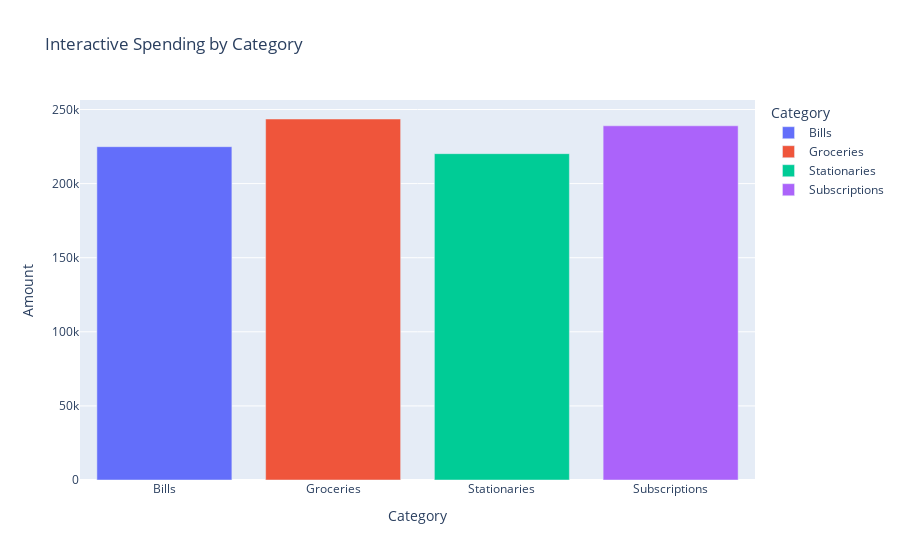
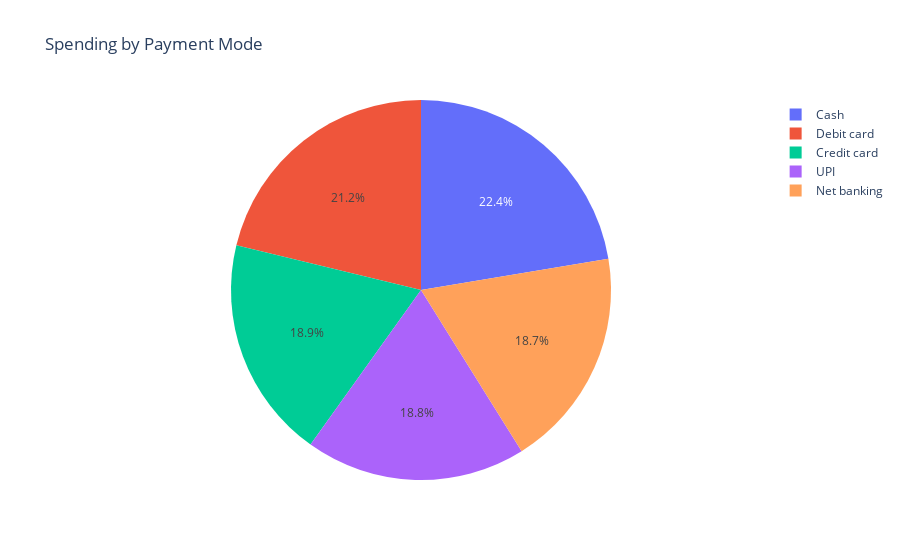
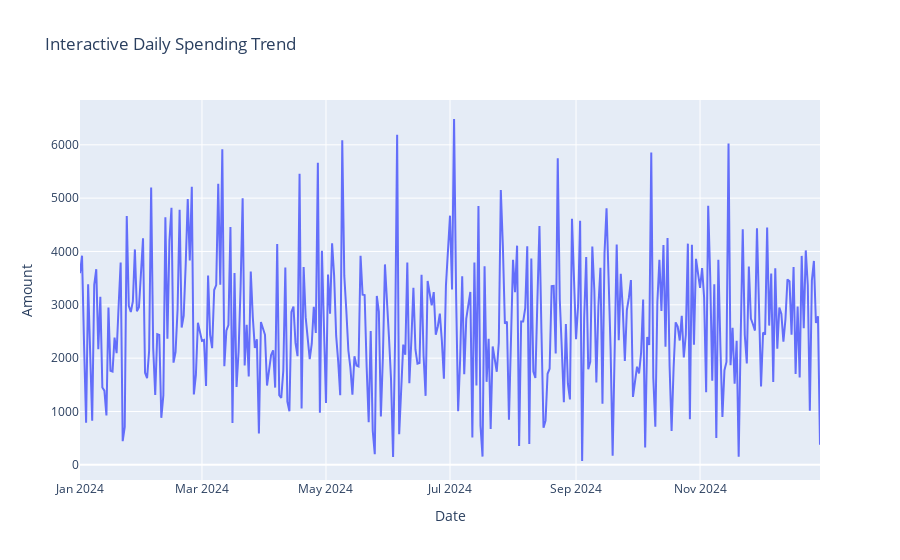

Notebook code cell kept with these figures, in order:
### Code cell
import pandas as pd
import matplotlib.pyplot as plt
import seaborn as sns
import plotly.express as px
import plotly.graph_objects as go

# Ensure the 'Date' column is in datetime format
combined_df['Date'] = pd.to_datetime(combined_df['Date'])

# --------------------------------------------
# 1. Basic Exploration
# --------------------------------------------
def basic_exploration(df):
    print("Dataset Info:")
    print(df.info())  # Overview of dataset
    print("\nMissing Values:\n", df.isnull().sum())  # Check missing values
    print("\nStatistical Summary:\n", df.describe(include='all'))  # Summary of numerical and categorical data
    print("\nSample Data:\n", df.head())  # Display first 5 rows

# Run basic exploration
basic_exploration(combined_df)

# --------------------------------------------
# 2. Distribution Analysis
# --------------------------------------------
def plot_distributions(df):
    # Distribution of Amount
    plt.figure(figsize=(10, 6))
    sns.histplot(df['Amount'], kde=True, bins=30, color='blue')
    plt.title("Distribution of Amount")
    plt.xlabel("Amount")
    plt.ylabel("Frequency")
    plt.show()

    # Boxplot of Amount by Category
    plt.figure(figsize=(12, 6))
    sns.boxplot(x='Category', y='Amount', data=df, palette="Set3")
    plt.title("Amount by Category")
    plt.xticks(rotation=45)
    plt.show()

# Run distribution analysis
plot_distributions(combined_df)

# --------------------------------------------
# 3. Spending Trends Over Time
# --------------------------------------------
def plot_spending_trends(df):
    # Daily Spending Trend
    daily_spending = df.groupby('Date')['Amount'].sum().reset_index()
    plt.figure(figsize=(12, 6))
    plt.plot(daily_spending['Date'], daily_spending['Amount'], marker='o', linestyle='-', color='green')
    plt.title("Daily Spending Trend")
    plt.xlabel("Date")
    plt.ylabel("Total Amount")
    plt.grid(True)
    plt.show()

    # Monthly Spending Trend
    df['Month'] = df['Date'].dt.to_period('M')
    monthly_spending = df.groupby('Month')['Amount'].sum().reset_index()
    monthly_spending['Month'] = monthly_spending['Month'].astype(str)
    plt.figure(figsize=(12, 6))
    sns.barplot(x='Month', y='Amount', data=monthly_spending, palette="viridis")
    plt.title("Monthly Spending Trend")
    plt.xticks(rotation=45)
    plt.xlabel("Month")
    plt.ylabel("Total Amount")
    plt.show()

# Run spending trend analysis
plot_spending_trends(combined_df)

# --------------------------------------------
# 4. Spending Analysis by Category and Payment Mode
# --------------------------------------------
def spending_analysis(df):
    # Spending by Category
    category_spending = df.groupby('Category')['Amount'].sum().sort_values(ascending=False).reset_index()
    plt.figure(figsize=(10, 6))
    sns.barplot(data=category_spending, x='Amount', y='Category', palette="Blues_r")
    plt.title("Spending by Category")
    plt.xlabel("Total Amount")
    plt.ylabel("Category")
    plt.show()

    # Spending by Payment Mode
    payment_mode_spending = df.groupby('Payment_Mode')['Amount'].sum().sort_values(ascending=False).reset_index()
    plt.figure(figsize=(10, 6))
    sns.barplot(data=payment_mode_spending, x='Amount', y='Payment_Mode', palette="Purples_r")
    plt.title("Spending by Payment Mode")
    plt.xlabel("Total Amount")
    plt.ylabel("Payment Mode")
    plt.show()

    # Spending by Individuals
    name_spending = df.groupby('Name')['Amount'].sum().sort_values(ascending=False).reset_index()
    plt.figure(figsize=(10, 6))
    sns.barplot(data=name_spending, x='Amount', y='Name', palette="Greens_r")
    plt.title("Spending by Individuals")
    plt.xlabel("Total Amount")
    plt.ylabel("Name")
    plt.show()

# Run spending analysis
spending_analysis(combined_df)

# --------------------------------------------
# 5. Correlation Analysis
# --------------------------------------------
def plot_correlation(df):
    # Correlation Heatmap
    plt.figure(figsize=(8, 6))
    sns.heatmap(df.corr(numeric_only=True), annot=True, cmap="coolwarm", fmt=".2f", linewidths=0.5)
    plt.title("Correlation Heatmap")
    plt.show()

# Run correlation analysis
plot_correlation(combined_df)

# --------------------------------------------
# 6. Outlier Detection
# --------------------------------------------
def plot_outliers(df):
    # Boxplot to visualize outliers
    plt.figure(figsize=(10, 6))
    sns.boxplot(data=df, x='Amount', palette="Set2")
    plt.title("Outliers in Amount")
    plt.xlabel("Amount")
    plt.show()

# Run outlier detection
plot_outliers(combined_df)

# --------------------------------------------
# 7. Interactive Visualizations (Optional)
# --------------------------------------------
def interactive_visualizations(df):
    # Interactive Spending by Category
    fig1 = px.bar(df.groupby('Category')['Amount'].sum().reset_index(), 
                  x='Category', y='Amount', color='Category', 
                  title="Interactive Spending by Category")
    fig1.show()

    # Interactive Pie Chart for Payment Modes
    fig2 = px.pie(df, values='Amount', names='Payment_Mode', title="Spending by Payment Mode")
    fig2.show()

    # Interactive Time Series Plot
    daily_spending = df.groupby('Date')['Amount'].sum().reset_index()
    fig3 = px.line(daily_spending, x='Date', y='Amount', title="Interactive Daily Spending Trend")
    fig3.show()

# Run interactive visualizations
interactive_visualizations(combined_df)

### Figure 1 — Plotly figure (JSON) as saved in the notebook; plotly's stock layout.template omitted (floating-point values rounded to 4 significant figures)
{"data": [{"alignmentgroup": "True", "hovertemplate": "Category=%{x}<br>Amount=%{y}<extra></extra>", "legendgroup": "Bills", "marker": {"color": "#636efa", "pattern": {"shape": ""}}, "name": "Bills", "offsetgroup": "Bills", "orientation": "v", "showlegend": true, "textposition": "auto", "type": "bar", "x": ["Bills"], "xaxis": "x", "y": [224900.0], "yaxis": "y"}, {"alignmentgroup": "True", "hovertemplate": "Category=%{x}<br>Amount=%{y}<extra></extra>", "legendgroup": "Groceries", "marker": {"color": "#EF553B", "pattern": {"shape": ""}}, "name": "Groceries", "offsetgroup": "Groceries", "orientation": "v", "showlegend": true, "textposition": "auto", "type": "bar", "x": ["Groceries"], "xaxis": "x", "y": [243600.0], "yaxis": "y"}, {"alignmentgroup": "True", "hovertemplate": "Category=%{x}<br>Amount=%{y}<extra></extra>", "legendgroup": "Stationaries", "marker": {"color": "#00cc96", "pattern": {"shape": ""}}, "name": "Stationaries", "offsetgroup": "Stationaries", "orientation": "v", "showlegend": true, "textposition": "auto", "type": "bar", "x": ["Stationaries"], "xaxis": "x", "y": [220200.0], "yaxis": "y"}, {"alignmentgroup": "True", "hovertemplate": "Category=%{x}<br>Amount=%{y}<extra></extra>", "legendgroup": "Subscriptions", "marker": {"color": "#ab63fa", "pattern": {"shape": ""}}, "name": "Subscriptions", "offsetgroup": "Subscriptions", "orientation": "v", "showlegend": true, "textposition": "auto", "type": "bar", "x": ["Subscriptions"], "xaxis": "x", "y": [239000.0], "yaxis": "y"}], "layout": {"barmode": "relative", "legend": {"title": {"text": "Category"}, "tracegroupgap": 0}, "title": {"text": "Interactive Spending by Category"}, "xaxis": {"anchor": "y", "categoryarray": ["Bills", "Groceries", "Stationaries", "Subscriptions"], "categoryorder": "array", "domain": [0, 1], "title": {"text": "Category"}}, "yaxis": {"anchor": "x", "domain": [0, 1], "title": {"text": "Amount"}}}}

### Figure 2 — Plotly figure (JSON) as saved in the notebook; plotly's stock layout.template omitted (floating-point values rounded to 4 significant figures; data arrays with more than 128 entries replaced by an {"elided": "..."} marker saying what was removed)
{"data": [{"domain": {"x": [0, 1], "y": [0, 1]}, "hovertemplate": "Payment_Mode=%{label}<br>Amount=%{value}<extra></extra>", "labels": {"elided": "1800 str values"}, "legendgroup": "", "name": "", "showlegend": true, "type": "pie", "values": {"elided": "1800 float values"}}], "layout": {"legend": {"tracegroupgap": 0}, "title": {"text": "Spending by Payment Mode"}}}

### Figure 3 — Plotly figure (JSON) as saved in the notebook; plotly's stock layout.template omitted (floating-point values rounded to 4 significant figures; data arrays with more than 128 entries replaced by an {"elided": "..."} marker saying what was removed)
{"data": [{"hovertemplate": "Date=%{x}<br>Amount=%{y}<extra></extra>", "legendgroup": "", "line": {"color": "#636efa", "dash": "solid"}, "marker": {"symbol": "circle"}, "mode": "lines", "name": "", "orientation": "v", "showlegend": false, "type": "scatter", "x": {"elided": "353 str values"}, "xaxis": "x", "y": {"elided": "353 float values"}, "yaxis": "y"}], "layout": {"legend": {"tracegroupgap": 0}, "title": {"text": "Interactive Daily Spending Trend"}, "xaxis": {"anchor": "y", "domain": [0, 1], "title": {"text": "Date"}}, "yaxis": {"anchor": "x", "domain": [0, 1], "title": {"text": "Amount"}}}}
